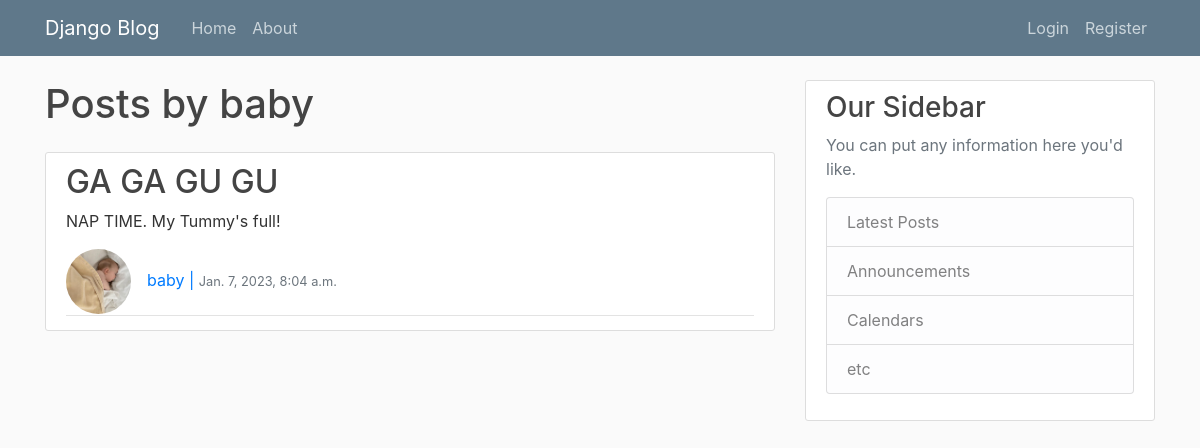
/blog/user/baby/, run on an earlier commit of the app's database.
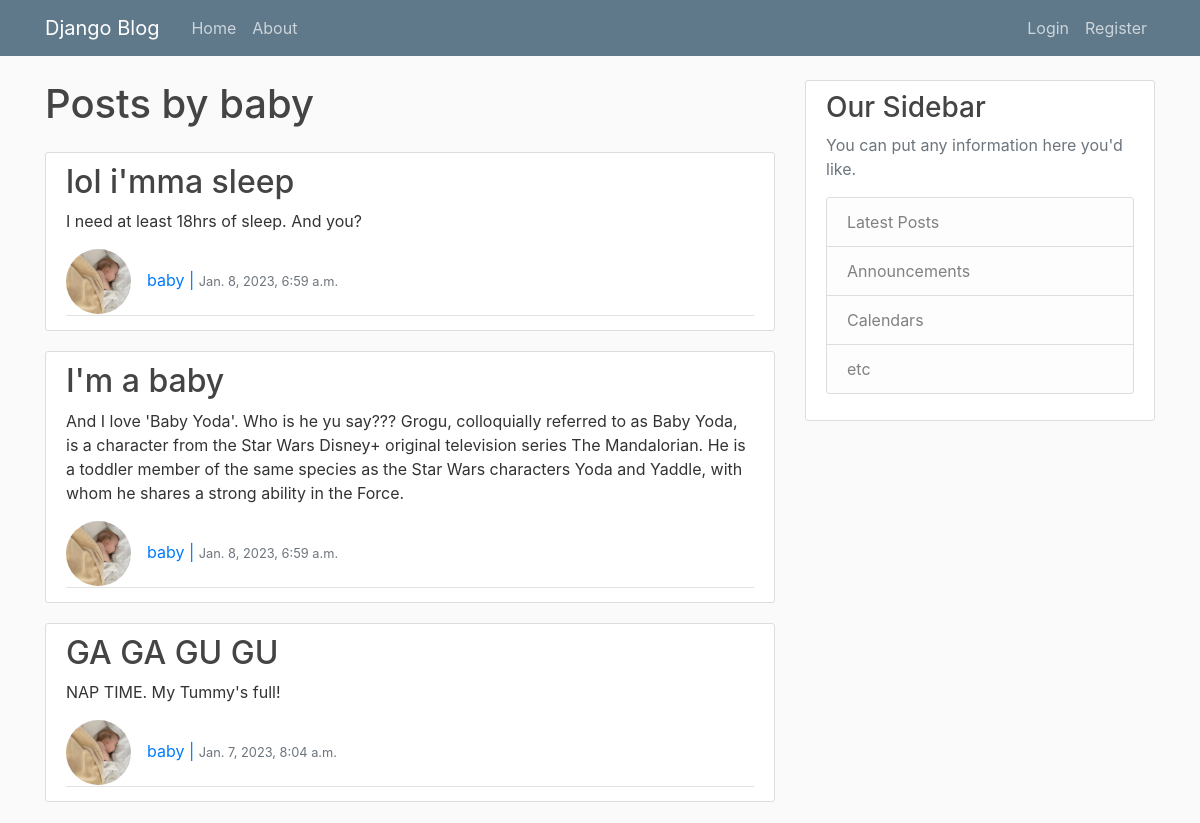
And on a later commit of the database.
### BlogApp/models.py (models this page shows, shortened)
class Post(models.Model):
    title = models.CharField(max_length = 100)
    content = models.TextField()
    date_created = models.DateTimeField(default=timezone.now) #on post creation, the default date and time in the timzeone will be set for the post.
    author = models.ForeignKey(User, on_delete=models.CASCADE) #User will have a one-many relation with Post

### UserApp/models.py (models this page shows, shortened)
class Profile(models.Model):
    user = models.OneToOneField(User, on_delete=models.CASCADE) #if the User is deleted the profile for the user will be gone. But not viceversa.
    image = models.ImageField(default='default.jpg', upload_to='profile_pics')

### BlogApp/views.py (the view)
# urls.py: path('user/<str:username>/',UserPostListView.as_view(),name='user-posts'),
class UserPostListView(ListView):
    model = Post
    template_name = 'Blog/User_BlogHome.html'
    context_object_name = 'posts'
    paginate_by = 4
    def get_queryset(self):
        user = get_object_or_404(User, username=self.kwargs.get('username'))
        return Post.objects.filter(author=user).order_by('-date_created')

### BlogApp/templates/Blog/User_BlogHome.html (shortened to what this page needs)
{%extends "Blog/base.html"%}
{%block content%}
    <h1 class="mb-4">Posts by {{view.kwargs.username}}</h1>
    {% for post in posts%}
    <article class="media content-section">
        <div class="media-body">
          <h2><a class="article-title" href="{%url 'post-detail' post.id%}">{{ post.title }}</a></h2>
          <p class="article-content">{{ post.content }}</p>
          <div class="article-metadata">
            <a class="mr-2" href="{%url 'user-posts' post.author.username%}"><img class="rounded-circle article-img" src={{post.author.profile.image.url}} alt="User Profile Pic.">{{ post.author}} | <small class="text-muted">{{ post.date_created}}</small></a>
          </div>
        </div>
      </article>
    {%endfor%}
{%endblock content%}

### BlogApp/templates/Blog/base.html (shortened to what this page needs)
{%load static%}
<!DOCTYPE html>
<html lang="en">
<head>
    <link rel="stylesheet" href="https://cdn.jsdelivr.net/npm/bootstrap@4.0.0/dist/css/bootstrap.min.css">
    <link rel="stylesheet" href="{%static 'Blog/main.css'%}">
</head>
<body>
    <header class="site-header">
        <nav class="navbar navbar-expand-md navbar-dark bg-steel fixed-top">
          <div class="container">
            <a class="navbar-brand mr-4" href="/">Django Blog</a>
            <div class="collapse navbar-collapse" id="navbarToggle">
              <div class="navbar-nav mr-auto">
                <a class="nav-item nav-link" href="{%url 'blog-home'%}">Home</a>
                <a class="nav-item nav-link" href="{%url 'blog-about'%}">About</a>
              </div>
              <div class="navbar-nav">
                {% if user.is_authenticated%}
                <a class="nav-item nav-link" href="{%url 'profile'%}">{{user.username}} Profile</a>
                <a class="nav-item nav-link" href="{%url 'post-create'%}">New Post</a>
                <a class="nav-item nav-link" href="{%url 'logout'%}">Logout</a>
                {%else%}
                <a class="nav-item nav-link" href="{%url 'login'%}">Login</a>
                <a class="nav-item nav-link" href="{%url 'register'%}">Register</a>
                {%endif%}
              </div>
            </div>
          </div>
        </nav>
      </header>
      <main role="main" class="container">
        <div class="row">
          <div class="col-md-8">
            {% block content %}{% endblock %}
          </div>
          <div class="col-md-4">
            <div class="content-section">
              <h3>Our Sidebar</h3>
              <p class='text-muted'>You can put any information here you'd like.
                <ul class="list-group">
                  <li class="list-group-item list-group-item-light">Latest Posts</li>
                  <li class="list-group-item list-group-item-light">Announcements</li>
                  <li class="list-group-item list-group-item-light">Calendars</li>
                  <li class="list-group-item list-group-item-light">etc</li>
                </ul>
              </p>
            </div>
          </div>
        </div>
      </main>
      <div class="col-md-8">
      </div>
</body>
</html>

### BlogApp/static/Blog/main.css (style rules this page uses)
body { background: #fafafa; color: #333333; margin-top: 5rem; }
h1, h2, h3, h4, h5, h6 { color: #444444; }
ul { margin: 0; }
.bg-steel { background-color: #5f788a; }
.site-header .navbar-nav .nav-link { color: #cbd5db; }
.content-section { background: #ffffff; padding: 10px 20px; border: 1px solid #dddddd; border-radius: 3px; margin-bottom: 20px; }
.article-title { color: #444444; }
.article-content { white-space: pre-line; }
.article-img { height: 65px; width: 65px; margin-right: 16px; }
.article-metadata { padding-bottom: 1px; margin-bottom: 4px; border-bottom: 1px solid #e3e3e3 }

What changed in the data, as far as the page shows it:
added Post: title "lol i'mma sleep", content "I need at least 18hrs of sleep. And you?", author.profile.image (picture), author "baby", date_created "Jan. 8, 2023, 6:59 a.m."
added Post: title "I'm a baby", content "And I love 'Baby Yoda'. Who is he yu say??? Grogu, colloquially referred to as Baby Yoda, is a character from the Star Wars Disney+ original television series The Mandalorian. He is a toddler member of the same species as the Star Wars characters Yoda and Yaddle, with whom he shares a strong ability in the Force.", author.profile.image (picture), author "baby", date_created "Jan. 8, 2023, 6:59 a.m."
